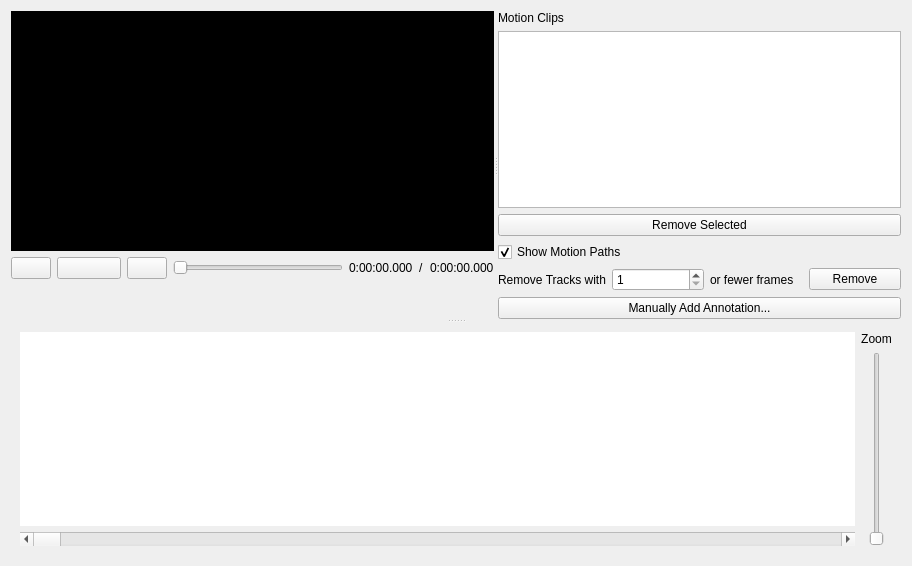
<?xml version="1.0" encoding="UTF-8"?>
<ui version="4.0">
 <class>TrackView</class>
 <widget class="QWidget" name="TrackView">
  <property name="geometry">
   <rect>
    <x>0</x>
    <y>0</y>
    <width>912</width>
    <height>566</height>
   </rect>
  </property>
  <property name="windowTitle">
   <string>Form</string>
  </property>
  <layout class="QVBoxLayout" name="verticalLayout_3">
   <item>
    <widget class="QSplitter" name="splitter_2">
     <property name="orientation">
      <enum>Qt::Vertical</enum>
     </property>
     <widget class="QSplitter" name="splitter">
      <property name="sizePolicy">
       <sizepolicy hsizetype="Expanding" vsizetype="Preferred">
        <horstretch>0</horstretch>
        <verstretch>1</verstretch>
       </sizepolicy>
      </property>
      <property name="orientation">
       <enum>Qt::Horizontal</enum>
      </property>
      <widget class="QWidget" name="layoutWidget">
       <layout class="QVBoxLayout" name="verticalLayout">
        <item>
         <widget class="BGSFilteredTracker" name="vidWidget" native="true">
          <property name="sizePolicy">
           <sizepolicy hsizetype="Expanding" vsizetype="Expanding">
            <horstretch>0</horstretch>
            <verstretch>0</verstretch>
           </sizepolicy>
          </property>
          <property name="minimumSize">
           <size>
            <width>360</width>
            <height>240</height>
           </size>
          </property>
          <property name="styleSheet">
           <string notr="true">background-color: rgb(0, 0, 0)</string>
          </property>
         </widget>
        </item>
        <item>
         <layout class="QHBoxLayout" name="toolBar">
          <item>
           <layout class="QHBoxLayout" name="mediaButtons">
            <item>
             <widget class="QPushButton" name="backButton">
              <property name="sizePolicy">
               <sizepolicy hsizetype="Fixed" vsizetype="Fixed">
                <horstretch>0</horstretch>
                <verstretch>0</verstretch>
               </sizepolicy>
              </property>
              <property name="text">
               <string/>
              </property>
              <property name="icon">
               <iconset theme="media-skip-backward">
                <normaloff>.</normaloff>.</iconset>
              </property>
             </widget>
            </item>
            <item>
             <widget class="QPushButton" name="playButton">
              <property name="sizePolicy">
               <sizepolicy hsizetype="Minimum" vsizetype="Fixed">
                <horstretch>0</horstretch>
                <verstretch>0</verstretch>
               </sizepolicy>
              </property>
              <property name="minimumSize">
               <size>
                <width>64</width>
                <height>0</height>
               </size>
              </property>
              <property name="text">
               <string/>
              </property>
              <property name="icon">
               <iconset theme="media-playback-start">
                <normaloff>.</normaloff>.</iconset>
              </property>
             </widget>
            </item>
            <item>
             <widget class="QPushButton" name="forwardButton">
              <property name="sizePolicy">
               <sizepolicy hsizetype="Fixed" vsizetype="Fixed">
                <horstretch>0</horstretch>
                <verstretch>0</verstretch>
               </sizepolicy>
              </property>
              <property name="toolTip">
               <string/>
              </property>
              <property name="text">
               <string/>
              </property>
              <property name="icon">
               <iconset theme="media-skip-forward">
                <normaloff>.</normaloff>.</iconset>
              </property>
             </widget>
            </item>
           </layout>
          </item>
          <item>
           <widget class="QSlider" name="trackBar">
            <property name="maximum">
             <number>10000</number>
            </property>
            <property name="orientation">
             <enum>Qt::Horizontal</enum>
            </property>
           </widget>
          </item>
          <item>
           <layout class="QHBoxLayout" name="horizontalLayout">
            <item>
             <widget class="QLabel" name="timeLabel">
              <property name="text">
               <string>0:00:00.000</string>
              </property>
             </widget>
            </item>
            <item>
             <widget class="QLabel" name="label">
              <property name="sizePolicy">
               <sizepolicy hsizetype="Preferred" vsizetype="Preferred">
                <horstretch>0</horstretch>
                <verstretch>0</verstretch>
               </sizepolicy>
              </property>
              <property name="text">
               <string>/</string>
              </property>
             </widget>
            </item>
            <item>
             <widget class="QLabel" name="durationLabel">
              <property name="text">
               <string>0:00:00.000</string>
              </property>
             </widget>
            </item>
           </layout>
          </item>
         </layout>
        </item>
        <item>
         <spacer name="verticalSpacer">
          <property name="orientation">
           <enum>Qt::Vertical</enum>
          </property>
          <property name="sizeType">
           <enum>QSizePolicy::Minimum</enum>
          </property>
          <property name="sizeHint" stdset="0">
           <size>
            <width>20</width>
            <height>40</height>
           </size>
          </property>
         </spacer>
        </item>
       </layout>
      </widget>
      <widget class="QWidget" name="layoutWidget1">
       <layout class="QVBoxLayout" name="verticalLayout_2">
        <item>
         <widget class="QLabel" name="label_2">
          <property name="text">
           <string>Motion Clips</string>
          </property>
         </widget>
        </item>
        <item>
         <widget class="QListWidget" name="clipList">
          <property name="sizePolicy">
           <sizepolicy hsizetype="Expanding" vsizetype="Expanding">
            <horstretch>0</horstretch>
            <verstretch>0</verstretch>
           </sizepolicy>
          </property>
          <property name="sortingEnabled">
           <bool>true</bool>
          </property>
         </widget>
        </item>
        <item>
         <widget class="QPushButton" name="removeButton">
          <property name="text">
           <string>Remove Selected</string>
          </property>
         </widget>
        </item>
        <item>
         <widget class="QCheckBox" name="checkBox_showPaths">
          <property name="text">
           <string>Show Motion Paths</string>
          </property>
          <property name="checked">
           <bool>true</bool>
          </property>
         </widget>
        </item>
        <item>
         <layout class="QHBoxLayout" name="horizontalLayout_2">
          <item>
           <widget class="QLabel" name="label_3">
            <property name="text">
             <string>Remove Tracks with</string>
            </property>
           </widget>
          </item>
          <item>
           <widget class="QSpinBox" name="trimFrames">
            <property name="minimum">
             <number>1</number>
            </property>
           </widget>
          </item>
          <item>
           <widget class="QLabel" name="label_4">
            <property name="text">
             <string>or fewer frames</string>
            </property>
           </widget>
          </item>
          <item>
           <widget class="QPushButton" name="trimButton">
            <property name="text">
             <string>Remove</string>
            </property>
           </widget>
          </item>
         </layout>
        </item>
        <item>
         <widget class="QPushButton" name="button_addAnnot">
          <property name="text">
           <string>Manually Add Annotation...</string>
          </property>
          <property name="checkable">
           <bool>true</bool>
          </property>
          <property name="checked">
           <bool>false</bool>
          </property>
         </widget>
        </item>
       </layout>
      </widget>
     </widget>
     <widget class="QFrame" name="horizontalFrame">
      <property name="sizePolicy">
       <sizepolicy hsizetype="Preferred" vsizetype="Minimum">
        <horstretch>0</horstretch>
        <verstretch>2</verstretch>
       </sizepolicy>
      </property>
      <layout class="QHBoxLayout" name="horizontalLayout_16">
       <item>
        <layout class="QVBoxLayout" name="verticalLayout_11">
         <item>
          <widget class="QCustomPlot" name="customPlot" native="true">
           <property name="sizePolicy">
            <sizepolicy hsizetype="Expanding" vsizetype="MinimumExpanding">
             <horstretch>0</horstretch>
             <verstretch>0</verstretch>
            </sizepolicy>
           </property>
           <property name="minimumSize">
            <size>
             <width>0</width>
             <height>50</height>
            </size>
           </property>
           <property name="styleSheet">
            <string notr="true">background-color: rgb(255, 255, 255);</string>
           </property>
          </widget>
         </item>
         <item>
          <widget class="QScrollBar" name="xScrollBar">
           <property name="minimum">
            <number>0</number>
           </property>
           <property name="maximum">
            <number>500</number>
           </property>
           <property name="singleStep">
            <number>10</number>
           </property>
           <property name="orientation">
            <enum>Qt::Horizontal</enum>
           </property>
          </widget>
         </item>
        </layout>
       </item>
       <item>
        <layout class="QVBoxLayout" name="verticalLayout_12">
         <item>
          <widget class="QLabel" name="label_25">
           <property name="sizePolicy">
            <sizepolicy hsizetype="Maximum" vsizetype="Preferred">
             <horstretch>0</horstretch>
             <verstretch>0</verstretch>
            </sizepolicy>
           </property>
           <property name="text">
            <string>Zoom</string>
           </property>
           <property name="alignment">
            <set>Qt::AlignCenter</set>
           </property>
          </widget>
         </item>
         <item>
          <widget class="QSlider" name="zoomBar">
           <property name="sizePolicy">
            <sizepolicy hsizetype="Preferred" vsizetype="Expanding">
             <horstretch>0</horstretch>
             <verstretch>0</verstretch>
            </sizepolicy>
           </property>
           <property name="minimum">
            <number>0</number>
           </property>
           <property name="maximum">
            <number>100</number>
           </property>
           <property name="orientation">
            <enum>Qt::Vertical</enum>
           </property>
           <property name="invertedControls">
            <bool>false</bool>
           </property>
          </widget>
         </item>
        </layout>
       </item>
      </layout>
     </widget>
    </widget>
   </item>
  </layout>
 </widget>
 <customwidgets>
  <customwidget>
   <class>QCustomPlot</class>
   <extends>QWidget</extends>
   <header>qcustomplot.h</header>
   <container>1</container>
  </customwidget>
  <customwidget>
   <class>BGSFilteredTracker</class>
   <extends>QWidget</extends>
   <header>bgsfilteredtracker.h</header>
   <container>1</container>
  </customwidget>
 </customwidgets>
 <resources/>
 <connections/>
</ui>
